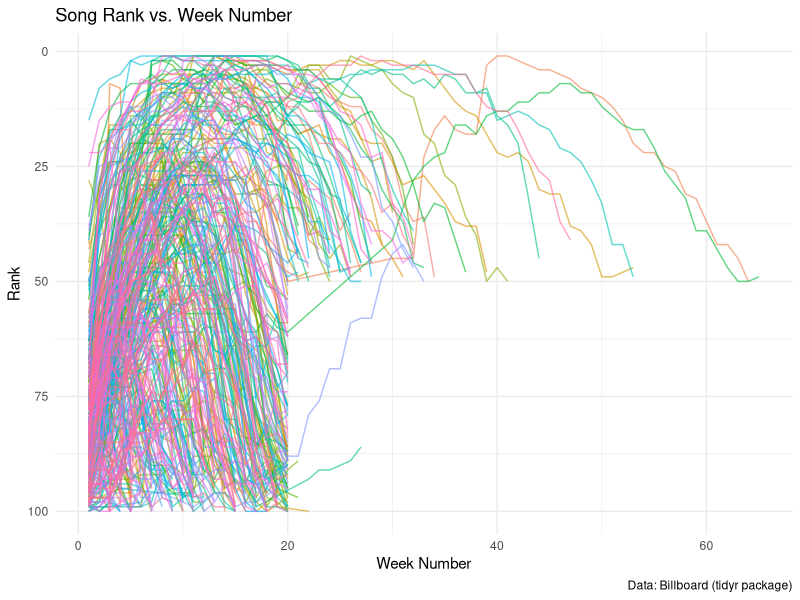
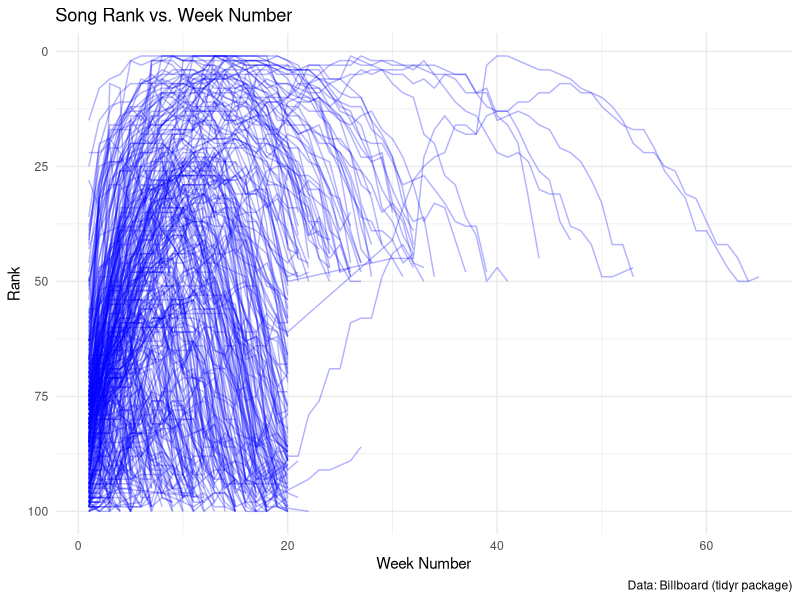

Generate these figures, in order, with R:
## ---- chunk 1
#| message: false
# Load required libraries
library(tidyr)
library(ggplot2)
library(dplyr)

# Load the billboard dataset
data("billboard")

# Prepare the data for visualization
billboard_long <- billboard |>
  pivot_longer(
    cols = starts_with("wk"),
    names_to = "week",
    values_to = "rank",
    names_prefix = "wk",
    values_drop_na = TRUE
  )

# Convert week to a numeric value
billboard_long$week <- as.numeric(billboard_long$week)

# Create the visualization
ggplot(billboard_long, aes(x = week, y = rank, group = track, color = track)) +
  geom_line(show.legend = FALSE, alpha = 0.6) +
  scale_y_reverse() +  # Reverse the y-axis since rank 1 is the top position
  labs(
    title = "Song Rank vs. Week Number",
    x = "Week Number",
    y = "Rank",
    caption = "Data: Billboard (tidyr package)"
  ) +
  theme_minimal()
## ---- chunk 2
# Create the visualization without coloring by track
ggplot(billboard_long, aes(x = week, y = rank, group = track)) +
  geom_line(alpha = 0.3, color = "blue") +
  scale_y_reverse() +  # Reverse the y-axis since rank 1 is the top position
  labs(
    title = "Song Rank vs. Week Number",
    x = "Week Number",
    y = "Rank",
    caption = "Data: Billboard (tidyr package)"
  ) +
  theme_minimal()
